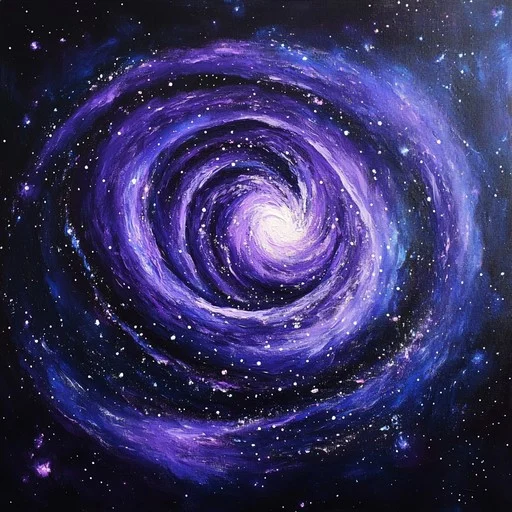
#> input picture images/galaxy.png, 512 x 512 px; its folder holds 4 pictures in this run
$ python chapter23.py --images ../images
#> lines starting #> are read from the running program, lines starting #| are printed output that depends on the picture
# How to create image montages using OpenCV and imutils. aka collage
from imutils import paths,build_montages
import cv2 as cv
import argparse
import random

ap = argparse.ArgumentParser()
ap.add_argument("-i", "--images", required=True,help="path to input directory of images")
ap.add_argument("-s", "--sample", type=int, default=21,	help="# of images to sample")
args = vars(ap.parse_args())

# grab the paths to the images, then randomly select a sample of
# them
imagePaths = list(paths.list_images(args["images"]))
random.shuffle(imagePaths)
imagePaths = imagePaths[:args["sample"]]

images = []
for imagePath in imagePaths:
    img = cv.imread(imagePath)
#> img is the input picture: shape (512, 512, 3); mean B, G, R 97, 49.5, 54.5
    images.append(img)
# build a montage using 128x128 "tiles" with 5 rows and 5 columns
montage = build_montages(images , (128,128) , (7,3))
for montages in montage:
    cv.imshow("Montage", montages)
    cv.waitKey(0)
#> this loop made 1 pass
#> pass 1, `cv.imshow("Montage", montages)`:
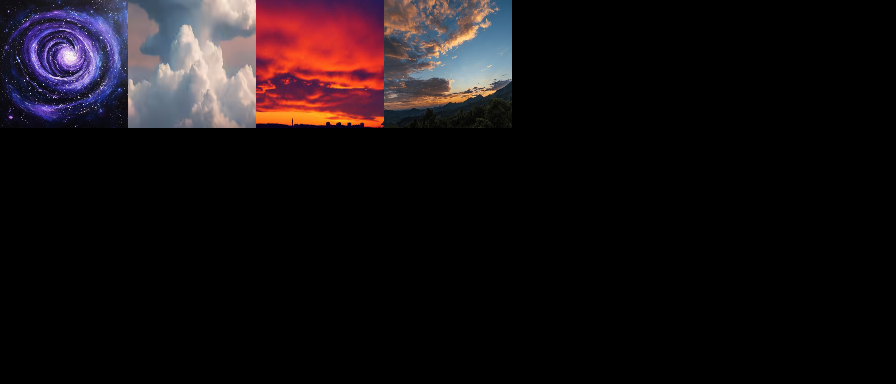
#> window 'Montage': shape (384, 896, 3); mean B, G, R 18.8, 16, 22.3
